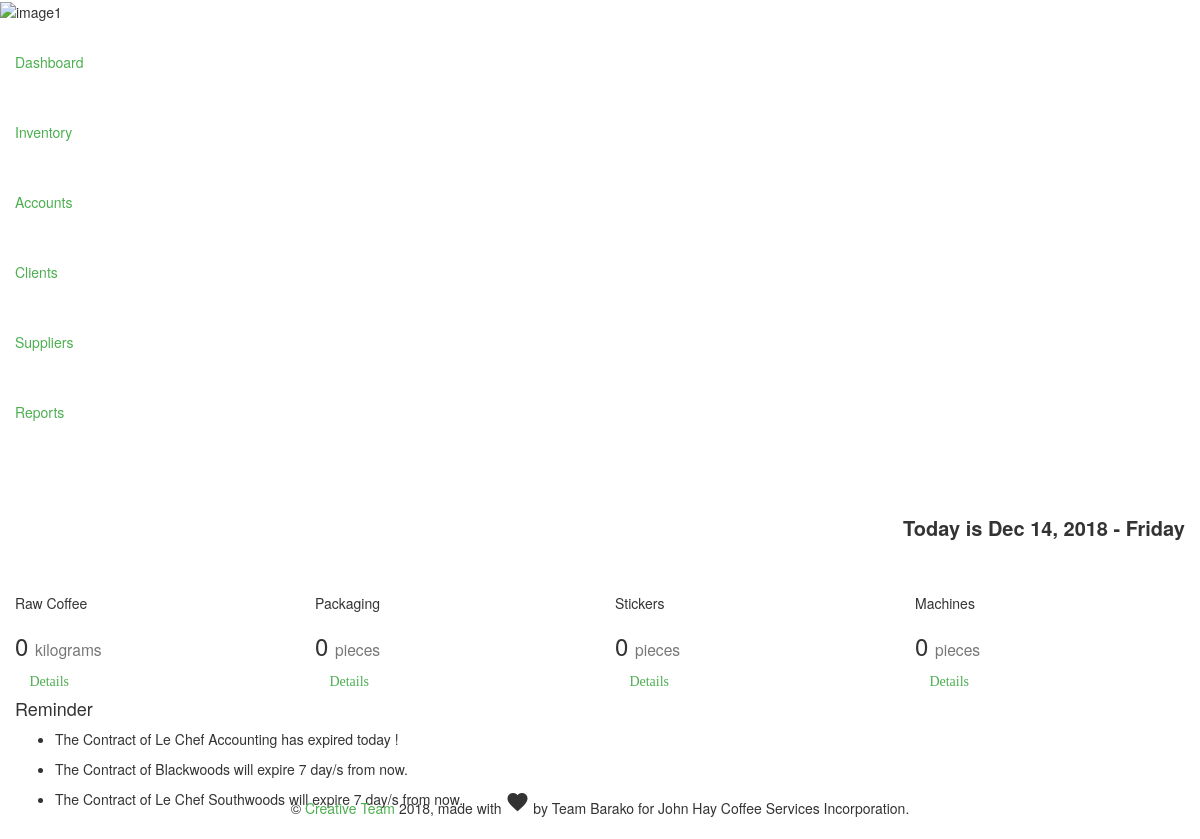
Page /index.php/home_controller/admin on the earlier database version.
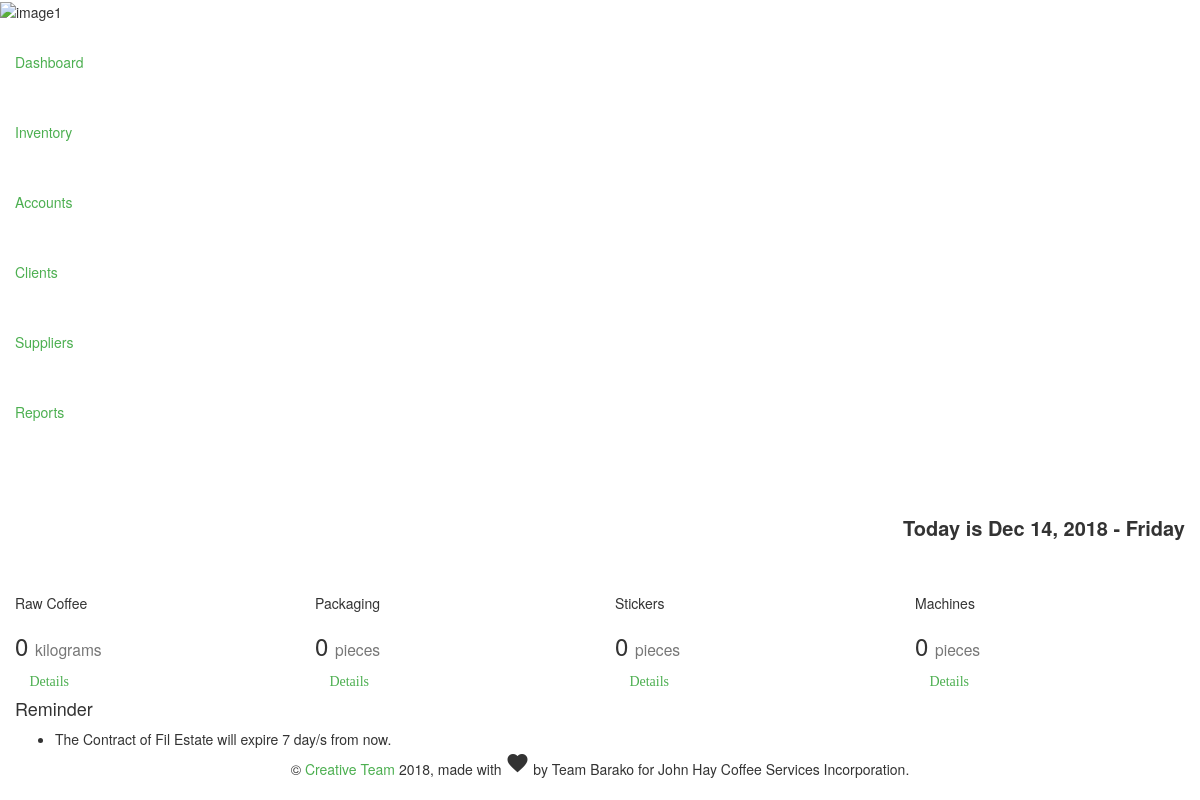
Same page on the later database version.
### tables this page shows
CREATE TABLE IF NOT EXISTS `contract` (
  `contract_id` int(50) NOT NULL AUTO_INCREMENT,
  `date_started` date NOT NULL,
  `blend_id` int(11) NOT NULL,
  `client_id` int(50) NOT NULL,
  `required_qty` int(11) NOT NULL,
  `credit_term` varchar(20) NOT NULL,
  `mach_id` int(50) NOT NULL,
  `date_expiration` date DEFAULT NULL,
  `seen` varchar(45) DEFAULT '0',
  `seen_admin` varchar(45) NOT NULL DEFAULT '0',
  PRIMARY KEY (`contract_id`),
  KEY `client_id` (`client_id`)
);

CREATE TABLE IF NOT EXISTS `contracted_client` (
  `client_id` int(11) NOT NULL AUTO_INCREMENT,
  `client_company` varchar(70) NOT NULL,
  `client_fname` varchar(50) NOT NULL,
  `client_lname` varchar(50) NOT NULL,
  `client_position` varchar(50) NOT NULL,
  `client_email` varchar(50) NOT NULL,
  `client_address` varchar(100) NOT NULL,
  `client_contact` varchar(12) NOT NULL,
  `client_type` varchar(20) NOT NULL,
  `client_activation` int(11) NOT NULL DEFAULT '1',
  PRIMARY KEY (`client_id`)
);

### application/controllers/Home_Controller.php (called while the page is built, shortened)
<?php
class Home_Controller extends CI_Controller
{
	function admin(){
		$this->load->view('Admin_Module/adminDashboard');
	}
}

### index.php (called while the page is built, shortened)
<?php
require_once BASEPATH.'core/CodeIgniter.php';

### application/views/Admin_Module/adminDashboard.php (the view, shortened to what the changed rows need)
<!doctype html>
<html lang="en">
<head>
    <link href="<?php echo base_url(); ?>assets/css/bootstrap.min.css" rel="stylesheet" />
    <link href="<?php echo base_url(); ?>assets/css/dataTables.bootstrap.min.css" rel="stylesheet" />
    <link href="<?php echo base_url(); ?>assets/css/jquery.dataTable.min.css" rel="stylesheet" />
    <link href="<?php echo base_url(); ?>assets/css/bootstrap-datepicker3.min.css" rel="stylesheet">
    <link href="<?php echo base_url(); ?>assets/css/material-dashboard.css?v=1.2.0" rel="stylesheet" />
    <link href="<?php echo base_url(); ?>assets/css/demo.css" rel="stylesheet" />
    <link href="<?php echo base_url(); ?>assets/css/responsive.bootstrap.min.css" rel="stylesheet" />
    <link href="<?php echo base_url(); ?>assets/fonts/responsive.bootstrap.min.css" rel="stylesheet" />
    <link href="http://maxcdn.bootstrapcdn.com/font-awesome/latest/css/font-awesome.min.css" rel="stylesheet">
</head>
<body>
    <div class="wrapper">
        <div class="main-panel">
            <div class="content">
                <div class="container-fluid">
									 <br>
                    <div class="row">
                <div class="col-lg-12 col-md-12">
                    <div class="card">
                        <div class="card-content table-responsive">
                            <table id=example class="table table-hover">
                                <tbody>
                                 <?php
                                            $query = $this->db->query("SELECT date_expiration,client_id,client_company,seen FROM contract NATURAL JOIN contracted_client");
                                                $date = date('Y-m-d');
                                             $query2 = $this->db->query("SELECT a.client_id, client_company, date_expiration, ABS((dayofyear(date_expiration) - dayofyear(now()))) as numdays from contracted_client a join contract b on a.client_id = b.client_id where ABS((dayofyear(date_expiration) - dayofyear(now()))) = 7 or ABS((dayofyear(date_expiration) - dayofyear(now()))) < 7 and year(date_expiration) = year(now()) != 0");
                                                if(!empty($query)){
                                                    foreach($query->result() as $object){
                                                        if($object->date_expiration == $date ){
                                        ?>
                                                <ul>
                                                      <li>  The Contract of <?php echo $object->client_company; ?> has expired today ! </li>
                                                </ul>
                                        <?php
                                                        }
                                                    }
                                                }
                                                if(!empty($query2)){
                                                    foreach ($query2->result() as $key ) {
                                                        if($key->date_expiration != $date ){
                                                     ?>
                                                    <ul>
                                                      <li>  The Contract of <?php echo $key->client_company; ?> will expire <?php echo $key->numdays; ?> day/s from now. </li>
                                                    </ul>
                                                     <?php
                                                    }}
                                                }
                                        ?>
                        </div>
                    </div>
                </div>
            </div>
                </div>
            </div>
        </div>
</body>
</html>

Differences in the rows shown:
no longer on this page (row edited): contract: client.client_company "Le Chef Accounting", shown under "Reminder"
no longer on this page (row edited): contract: client.client_company "Blackwoods", numdays "7"
no longer on this page (row edited): contract: client.client_company "Le Chef Southwoods", numdays "7"
now on this page (row edited): contract: client.client_company "Fil Estate", numdays "7", shown under "Reminder"
